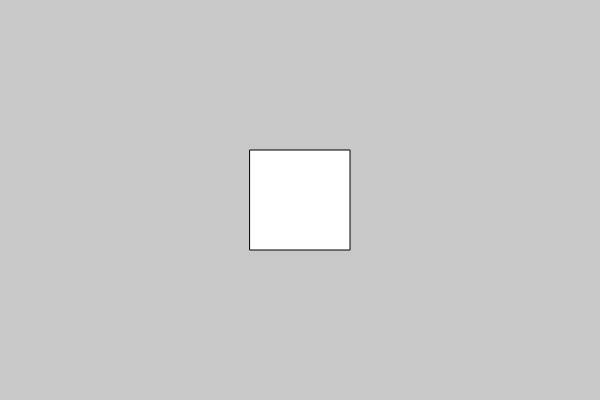
Frame 1 (no input)
Frame 60 (no input): identical to frame 1, image omitted
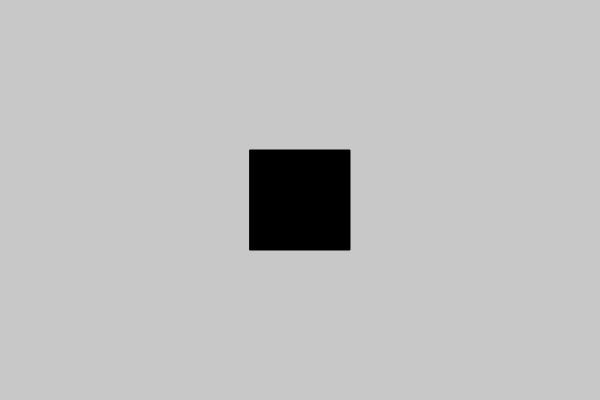
Frame 120 (the mouse pressed at the canvas centre since frame 60)

The p5.js sketch that drew these frames (run headless with seeded random() and noise() and a simulated clock; from frame 60 on, the mouse is pressed at the canvas centre):

// p5.js sketch
// ── sketch.js
// Rollover Rect
// Lauren McCarthy <http://lauren-mccarthy.com>

var x = 250;
var y = 150;
var s = 100;

function setup() {
  createCanvas(600, 400);
}

function draw() {
  background(200);
  if ((mouseX > x) && (mouseX < x + s) && (mouseY > y) && (mouseY < y + s)) {
    fill(0);
  } else {
    fill(255);
  }
  rect(x, y, s, s);
}
